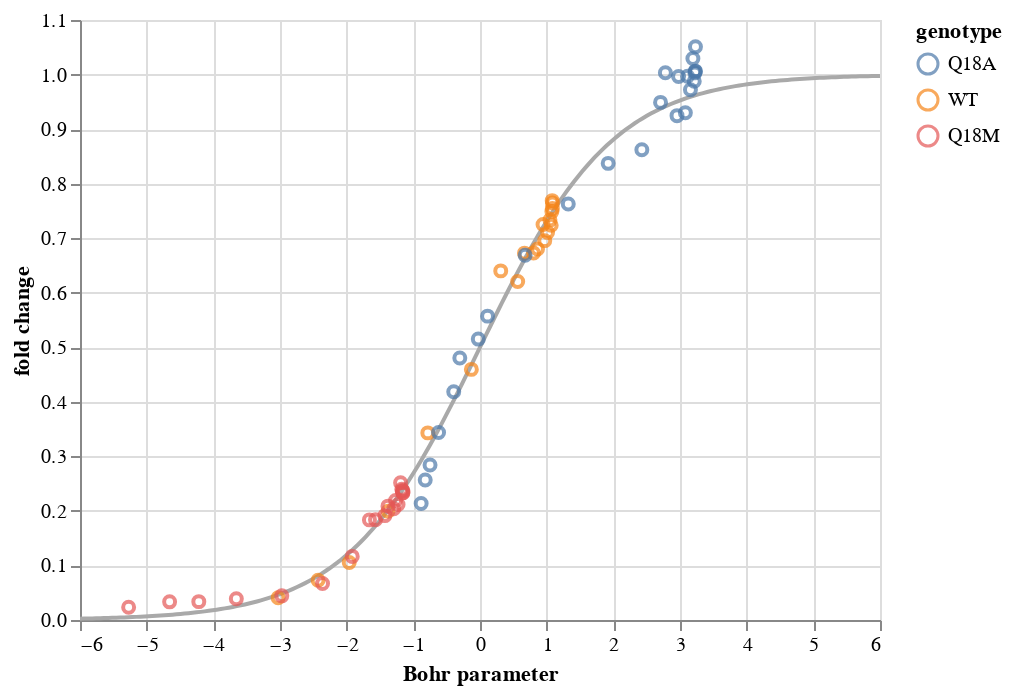

Notebook code cell kept with this figure:
### Markdown cell above
Our `DataFrame`s are all in place, so we can compose the plot with Altair.

### Code cell
dots = alt.Chart(df
    ).mark_point(
    ).encode(
        x='Bohr parameter:Q',
        y='fold change:Q',
        color=alt.Color('genotype:N', sort=['Q18A', 'WT', 'Q18M'])
    )

line = alt.Chart(df_bohr
    ).mark_line(
        color='darkgray',
        size=2
    ).encode(
        x='Bohr parameter:Q',
        y='fold change:Q',
        order='Bohr parameter:Q'
    )

line + dots

### Figure 1 — Vega-Lite specification as saved in the notebook (floating-point values rounded to 4 significant figures; data arrays with more than 128 entries replaced by an {"elided": "..."} marker saying what was removed)
{"$schema": "https://vega.github.io/schema/vega-lite/v2.4.3.json", "config": {"view": {"height": 300, "width": 400}}, "layer": [{"data": {"values": {"elided": "200 records"}}, "encoding": {"order": {"field": "Bohr parameter", "type": "quantitative"}, "x": {"field": "Bohr parameter", "type": "quantitative"}, "y": {"field": "fold change", "type": "quantitative"}}, "mark": {"color": "darkgray", "size": 2, "type": "line"}}, {"data": {"values": [{"Bohr parameter": -3.028, "RK": 141.5, "fold change": 0.0407, "genotype": "WT", "iptg (mM)": 9.9e-06}, {"Bohr parameter": -2.429, "RK": 141.5, "fold change": 0.07279, "genotype": "WT", "iptg (mM)": 0.0009743}, {"Bohr parameter": -1.962, "RK": 141.5, "fold change": 0.1053, "genotype": "WT", "iptg (mM)": 0.002044}, {"Bohr parameter": -1.38, "RK": 141.5, "fold change": 0.1995, "genotype": "WT", "iptg (mM)": 0.004049}, {"Bohr parameter": -0.7827, "RK": 141.5, "fold change": 0.343, "genotype": "WT", "iptg (mM)": 0.007584}, {"Bohr parameter": -0.1296, "RK": 141.5, "fold change": 0.4595, "genotype": "WT", "iptg (mM)": 0.01578}, {"Bohr parameter": 0.3111, "RK": 141.5, "fold change": 0.64, "genotype": "WT", "iptg (mM)": 0.02946}, {"Bohr parameter": 0.5654, "RK": 141.5, "fold change": 0.6206, "genotype": "WT", "iptg (mM)": 0.04805}, {"Bohr parameter": 0.667, "RK": 141.5, "fold change": 0.6725, "genotype": "WT", "iptg (mM)": 0.06179}, {"Bohr parameter": 0.8029, "RK": 141.5, "fold change": 0.6728, "genotype": "WT", "iptg (mM)": 0.09558}, {"Bohr parameter": 0.8628, "RK": 141.5, "fold change": 0.6803, "genotype": "WT", "iptg (mM)": 0.1234}, {"Bohr parameter": 0.9453, "RK": 141.5, "fold change": 0.725, "genotype": "WT", "iptg (mM)": 0.2001}, {"Bohr parameter": 0.9711, "RK": 141.5, "fold change": 0.6955, "genotype": "WT", "iptg (mM)": 0.2464}, {"Bohr parameter": 1.013, "RK": 141.5, "fold change": 0.7106, "genotype": "WT", "iptg (mM)": 0.3905}, {"Bohr parameter": 1.049, "RK": 141.5, "fold change": 0.7331, "genotype": "WT", "iptg (mM)": 0.7592}, {"Bohr parameter": 1.068, "RK": 141.5, "fold change": 0.7236, "genotype": "WT", "iptg (mM)": 1.481}, {"Bohr parameter": 1.078, "RK": 141.5, "fold change": 0.7487, "genotype": "WT", "iptg (mM)": 3.108}, {"Bohr parameter": 1.083, "RK": 141.5, "fold change": 0.7688, "genotype": "WT", "iptg (mM)": 6.044}, {"Bohr parameter": 1.085, "RK": 141.5, "fold change": 0.7544, "genotype": "WT", "iptg (mM)": 11.49}, {"Bohr parameter": 1.087, "RK": 141.5, "fold change": 0.7646, "genotype": "WT", "iptg (mM)": 24.17}, {"Bohr parameter": -0.8829, "RK": 16.56, "fold change": 0.2135, "genotype": "Q18A", "iptg (mM)": 9.49e-06}, {"Bohr parameter": -0.8217, "RK": 16.56, "fold change": 0.2567, "genotype": "Q18A", "iptg (mM)": 9.27e-05}, {"Bohr parameter": -0.7495, "RK": 16.56, "fold change": 0.2843, "genotype": "Q18A", "iptg (mM)": 0.0001946}, {"Bohr parameter": -0.6213, "RK": 16.56, "fold change": 0.3439, "genotype": "Q18A", "iptg (mM)": 0.0003867}, {"Bohr parameter": -0.394, "RK": 16.56, "fold change": 0.4183, "genotype": "Q18A", "iptg (mM)": 0.0007676}, {"Bohr parameter": -0.3028, "RK": 16.56, "fold change": 0.4802, "genotype": "Q18A", "iptg (mM)": 0.0009369}, {"Bohr parameter": -0.02569, "RK": 16.56, "fold change": 0.515, "genotype": "Q18A", "iptg (mM)": 0.00152}, {"Bohr parameter": 0.1133, "RK": 16.56, "fold change": 0.5571, "genotype": "Q18A", "iptg (mM)": 0.001859}, {"Bohr parameter": 0.6769, "RK": 16.56, "fold change": 0.6686, "genotype": "Q18A", "iptg (mM)": 0.003677}, {"Bohr parameter": 1.324, "RK": 16.56, "fold change": 0.7628, "genotype": "Q18A", "iptg (mM)": 0.007284}, {"Bohr parameter": 1.923, "RK": 16.56, "fold change": 0.8372, "genotype": "Q18A", "iptg (mM)": 0.01409}, {"Bohr parameter": 2.428, "RK": 16.56, "fold change": 0.8622, "genotype": "Q18A", "iptg (mM)": 0.0281}, {"Bohr parameter": 2.708, "RK": 16.56, "fold change": 0.9489, "genotype": "Q18A", "iptg (mM)": 0.04777}, {"Bohr parameter": 2.781, "RK": 16.56, "fold change": 1.003, "genotype": "Q18A", "iptg (mM)": 0.05686}, {"Bohr parameter": 2.955, "RK": 16.56, "fold change": 0.9246, "genotype": "Q18A", "iptg (mM)": 0.0982}, {"Bohr parameter": 2.979, "RK": 16.56, "fold change": 0.9963, "genotype": "Q18A", "iptg (mM)": 0.1081}, {"Bohr parameter": 3.081, "RK": 16.56, "fold change": 0.9299, "genotype": "Q18A", "iptg (mM)": 0.1864}, {"Bohr parameter": 3.113, "RK": 16.56, "fold change": 0.9967, "genotype": "Q18A", "iptg (mM)": 0.2394}, {"Bohr parameter": 3.157, "RK": 16.56, "fold change": 0.9723, "genotype": "Q18A", "iptg (mM)": 0.3808}, {"Bohr parameter": 3.193, "RK": 16.56, "fold change": 1.029, "genotype": "Q18A", "iptg (mM)": 0.7378}, {"Bohr parameter": 3.214, "RK": 16.56, "fold change": 0.9878, "genotype": "Q18A", "iptg (mM)": 1.519}, {"Bohr parameter": 3.224, "RK": 16.56, "fold change": 1.003, "genotype": "Q18A", "iptg (mM)": 3.033}, {"Bohr parameter": 3.228, "RK": 16.56, "fold change": 1.006, "genotype": "Q18A", "iptg (mM)": 5.908}, {"Bohr parameter": 3.231, "RK": 16.56, "fold change": 1.006, "genotype": "Q18A", "iptg (mM)": 12.43}, {"Bohr parameter": 3.232, "RK": 16.56, "fold change": 1.051, "genotype": "Q18A", "iptg (mM)": 24.12}, {"Bohr parameter": -5.27, "RK": 1332, "fold change": 0.02339, "genotype": "Q18M", "iptg (mM)": 9.42e-06}, {"Bohr parameter": -4.656, "RK": 1332, "fold change": 0.0333, "genotype": "Q18M", "iptg (mM)": 0.001003}, {"Bohr parameter": -4.218, "RK": 1332, "fold change": 0.03367, "genotype": "Q18M", "iptg (mM)": 0.002006}, {"Bohr parameter": -3.655, "RK": 1332, "fold change": 0.03896, "genotype": "Q18M", "iptg (mM)": 0.003907}, {"Bohr parameter": -2.973, "RK": 1332, "fold change": 0.04429, "genotype": "Q18M", "iptg (mM)": 0.008008}, {"Bohr parameter": -2.362, "RK": 1332, "fold change": 0.06688, "genotype": "Q18M", "iptg (mM)": 0.01597}, {"Bohr parameter": -1.916, "RK": 1332, "fold change": 0.1166, "genotype": "Q18M", "iptg (mM)": 0.03019}, {"Bohr parameter": -1.658, "RK": 1332, "fold change": 0.1835, "genotype": "Q18M", "iptg (mM)": 0.05011}, {"Bohr parameter": -1.567, "RK": 1332, "fold change": 0.1837, "genotype": "Q18M", "iptg (mM)": 0.06313}, {"Bohr parameter": -1.427, "RK": 1332, "fold change": 0.1913, "genotype": "Q18M", "iptg (mM)": 0.1001}, {"Bohr parameter": -1.381, "RK": 1332, "fold change": 0.2087, "genotype": "Q18M", "iptg (mM)": 0.1227}, {"Bohr parameter": -1.294, "RK": 1332, "fold change": 0.2041, "genotype": "Q18M", "iptg (mM)": 0.2051}, {"Bohr parameter": -1.266, "RK": 1332, "fold change": 0.219, "genotype": "Q18M", "iptg (mM)": 0.258}, {"Bohr parameter": -1.229, "RK": 1332, "fold change": 0.2118, "genotype": "Q18M", "iptg (mM)": 0.3892}, {"Bohr parameter": -1.191, "RK": 1332, "fold change": 0.2517, "genotype": "Q18M", "iptg (mM)": 0.7951}, {"Bohr parameter": -1.173, "RK": 1332, "fold change": 0.2397, "genotype": "Q18M", "iptg (mM)": 1.551}, {"Bohr parameter": -1.163, "RK": 1332, "fold change": 0.2376, "genotype": "Q18M", "iptg (mM)": 3.182}, {"Bohr parameter": -1.159, "RK": 1332, "fold change": 0.233, "genotype": "Q18M", "iptg (mM)": 6.203}, {"Bohr parameter": -1.156, "RK": 1332, "fold change": 0.2335, "genotype": "Q18M", "iptg (mM)": 13.39}, {"Bohr parameter": -1.155, "RK": 1332, "fold change": 0.2363, "genotype": "Q18M", "iptg (mM)": 26.09}]}, "encoding": {"color": {"field": "genotype", "sort": ["Q18A", "WT", "Q18M"], "type": "nominal"}, "x": {"field": "Bohr parameter", "type": "quantitative"}, "y": {"field": "fold change", "type": "quantitative"}}, "mark": "point"}]}
